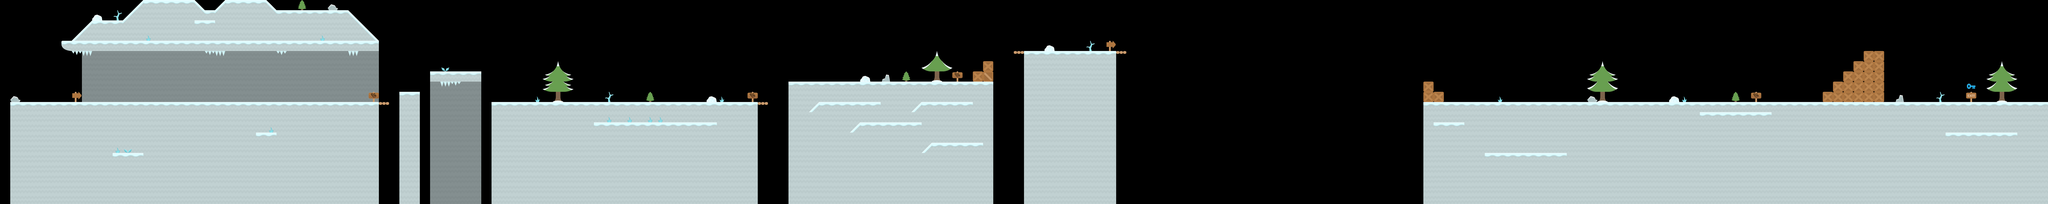

This is a level from a 2D game, rendered from its Tiled map with the project's own tilesets. A one-line summary and the map file follow, with tile-layer data summarised:
An orthogonal 200x20 tile map with 64x64 px tiles, 3 tile layers (background, groundBack, ground) and 37 objects (15x color, 7x floor, 4x spawn, 4x deathZone, 3x create, ...).

<map version="1.0" orientation="orthogonal" renderorder="right-down" width="200" height="20" tilewidth="64" tileheight="64" nextobjectid="169">
 <tileset firstgid="1" name="tileset" tilewidth="64" tileheight="64">
  <image source="tileset.png" width="832" height="640" />
 </tileset>
 <layer name="background" width="200" height="20">
  <data>[4000 cells, 238 non-empty, 6 distinct tile ids]</data>
 </layer>
 <layer name="groundBack" width="200" height="20">
  <data>[4000 cells, 308 non-empty, 30 distinct tile ids]</data>
 </layer>
 <layer name="ground" width="200" height="20">
  <data>[4000 cells, 1766 non-empty, 15 distinct tile ids]</data>
 </layer>
 <objectgroup name="collision">
  <object id="7" name="floor" x="2495.58" y="576.864" width="126.5" height="705.137" />
  <object id="95" name="floor" x="63.6061" y="641.485" width="2367" height="38.3333" />
  <object id="108" name="floor" x="2688.25" y="449.25" width="319.5" height="61.25" />
  <object id="134" name="create" x="11393.6" y="643">
   <polyline points="0,0 0.125,-65.125 64,-64.75 63.75,-129 127.875,-129 127.5,-193.125 191.5,-192.875 191.375,-256.75 255.5,-257.125 255.375,-320.625 383.5,-320.75 383.5,-0.125" />
  </object>
  <object id="137" name="floor" x="10239.8" y="641.5">
   <polyline points="-1343.25,0.25 2562.18,-0.0606061" />
  </object>
  <object id="139" name="floor" x="3072" y="687.333">
   <polyline points="0,0 0,-45.8333 1023.81,-46.2396 1729.05,-47.0191 1727.35,-32.2635" />
  </object>
  <object id="140" name="floor" x="6400.67" y="394.333">
   <polyline points="-64.6364,-74.1818 -1,-74 575.042,-73.9583 639,-73.8485" />
  </object>
  <object id="143" name="floor" x="4928" y="617.333">
   <polyline points="0,0 -0.5,-103.667 1279.67,-103.667 1279.67,0.6667" />
  </object>
  <object id="145" name="create" x="6080" y="510.334">
   <polyline points="0,0 0.333333,-67 63.3333,-67.3333 63.6667,-130.667 124.667,-130.667 125.333,0" />
  </object>
  <object id="146" name="create" x="8896.33" y="641">
   <polyline points="-0.625,0.75 -0.791667,-128 63.625,-127.917 62.6667,-64 126.667,-64.3333 127.583,0.208333" />
  </object>
  <object id="160" name="roof" x="384.25" y="256.25">
   <polyline points="0,0 0.5,29.75 6.25,41.25 16.75,50 30.75,57.75 56.25,63 63.25,63.5 192.5,63.5 1983.25,63.75 1983.75,-0.75 1791.5,-193" />
  </object>
 </objectgroup>
 <objectgroup name="items">
  <object id="38" name="spawn" x="2303.5" y="574" width="62.5" height="64.5">
   <properties>
    <property name="spawnInterval" value="5" />
    <property name="speed" value="-0.8" />
   </properties>
  </object>
  <object id="47" name="spawn" x="5952.33" y="446.333" width="62" height="66">
   <properties>
    <property name="spawnInterval" value="6.5" />
    <property name="speed" value="-0.8" />
   </properties>
  </object>
  <object id="51" name="color" x="3902" y="574.485" width="62" height="64">
   <properties>
    <property name="power" value="0.10" />
   </properties>
  </object>
  <object id="52" name="color" x="6638.37" y="250.181" width="62" height="64">
   <properties>
    <property name="power" value="0.10" />
   </properties>
  </object>
  <object id="55" name="color" x="2751.7" y="377.848" width="62" height="64">
   <properties>
    <property name="power" value="0.10" />
   </properties>
  </object>
  <object id="56" name="color" x="703.03" y="576.182" width="62" height="64">
   <properties>
    <property name="power" value="0.05" />
   </properties>
  </object>
  <object id="82" name="color" x="1622.03" y="381.182" width="62" height="64">
   <properties>
    <property name="power" value="0.05" />
   </properties>
  </object>
  <object id="83" name="color" x="1553.37" y="380.182" width="62" height="64">
   <properties>
    <property name="power" value="0.05" />
   </properties>
  </object>
  <object id="85" name="color" x="1483" y="379.667" width="62" height="64">
   <properties>
    <property name="power" value="0.05" />
   </properties>
  </object>
  <object id="87" name="color" x="2049.33" y="386.667" width="62" height="64">
   <properties>
    <property name="power" value="0.015" />
   </properties>
  </object>
  <object id="88" name="color" x="2888.33" y="378.667" width="62" height="64">
   <properties>
    <property name="power" value="0.015" />
   </properties>
  </object>
  <object id="89" name="color" x="2820.33" y="378.667" width="62" height="64">
   <properties>
    <property name="power" value="0.05" />
   </properties>
  </object>
  <object id="90" name="color" x="11798.3" y="180.667" width="62" height="64">
   <properties>
    <property name="power" value="0.16" />
   </properties>
  </object>
  <object id="91" name="color" x="3092" y="574.667" width="62" height="64">
   <properties>
    <property name="power" value="0.10" />
   </properties>
  </object>
  <object id="92" name="color" x="5074" y="442.667" width="62" height="64">
   <properties>
    <property name="power" value="0.015" />
   </properties>
  </object>
  <object id="93" name="color" x="6669" y="182" width="62" height="64">
   <properties>
    <property name="power" value="0.020" />
   </properties>
  </object>
  <object id="94" name="color" x="6707.67" y="250.333" width="62" height="64">
   <properties>
    <property name="power" value="0.15" />
   </properties>
  </object>
  <object id="125" name="spawn" x="4671.8" y="569.772" width="62.5" height="64.5">
   <properties>
    <property name="spawnInterval" value="7" />
    <property name="speed" value="-0.8" />
   </properties>
  </object>
  <object id="135" name="spawn" x="10980.6" y="559.666" width="64" height="66.6667">
   <properties>
    <property name="graphic" value="fire" />
    <property name="ia" value="jumper" />
    <property name="interval" value="0.8" />
    <property name="spawnInterval" value="6" />
    <property name="speed" value="-1.3" />
    <property name="speedY" value="4.6" />
   </properties>
  </object>
  <object id="155" name="endLevel" x="12288" y="512" width="63.3333" height="63.3333" />
  <object id="164" name="deathZone" x="452" y="320" width="121" height="24" />
  <object id="165" name="deathZone" x="1280.5" y="321" width="126.667" height="24.3333" />
  <object id="167" name="deathZone" x="1727.83" y="319.333" width="64" height="19.6667" />
  <object id="168" name="deathZone" x="2175.83" y="320.333" width="63" height="26" />
 </objectgroup>
 <objectgroup name="platform">
  <object id="149" name="path" x="7272.45" y="211.273">
   <properties>
    <property name="fall" value="true" />
    <property name="loop" value="true" />
    <property name="respawnInterval" value="5" />
    <property name="size" value="3" />
    <property name="speed" value="0.8" />
   </properties>
   <polyline points="0.333333,46.3333 -0.242423,298.363" />
  </object>
  <object id="152" name="path" x="7542.67" y="321.333">
   <properties>
    <property name="fall" value="true" />
    <property name="loop" value="false" />
    <property name="respawnInterval" value="5" />
    <property name="size" value="3" />
    <property name="speed" value="0.8" />
   </properties>
   <polyline points="-24,1.33333 1129.82,0.727273" />
  </object>
 </objectgroup>
</map>
